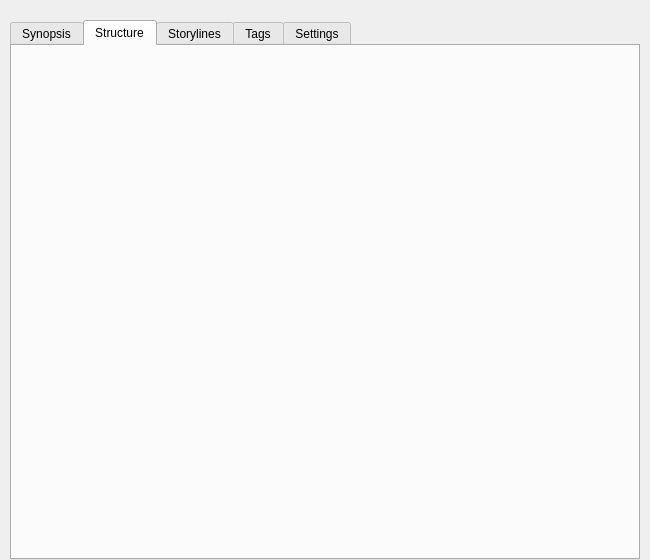
<?xml version="1.0" encoding="UTF-8"?>
<ui version="4.0">
 <class>NovelView</class>
 <widget class="QWidget" name="NovelView">
  <property name="geometry">
   <rect>
    <x>0</x>
    <y>0</y>
    <width>650</width>
    <height>560</height>
   </rect>
  </property>
  <property name="windowTitle">
   <string>Form</string>
  </property>
  <layout class="QVBoxLayout" name="verticalLayout">
   <property name="spacing">
    <number>0</number>
   </property>
   <property name="leftMargin">
    <number>10</number>
   </property>
   <property name="topMargin">
    <number>20</number>
   </property>
   <property name="rightMargin">
    <number>10</number>
   </property>
   <property name="bottomMargin">
    <number>0</number>
   </property>
   <item>
    <widget class="QTabWidget" name="tabWidget">
     <property name="currentIndex">
      <number>1</number>
     </property>
     <property name="centered" stdset="0">
      <bool>true</bool>
     </property>
     <property name="borderless" stdset="0">
      <bool>true</bool>
     </property>
     <widget class="QWidget" name="tabSynopsis">
      <property name="relaxed-white-bg" stdset="0">
       <bool>false</bool>
      </property>
      <property name="bg" stdset="0">
       <bool>true</bool>
      </property>
      <attribute name="title">
       <string>Synopsis</string>
      </attribute>
      <layout class="QVBoxLayout" name="verticalLayout_3">
       <property name="spacing">
        <number>12</number>
       </property>
       <property name="leftMargin">
        <number>0</number>
       </property>
       <property name="topMargin">
        <number>0</number>
       </property>
       <property name="rightMargin">
        <number>0</number>
       </property>
       <property name="bottomMargin">
        <number>0</number>
       </property>
       <item>
        <widget class="QWidget" name="widgetTitleParent" native="true">
         <layout class="QHBoxLayout" name="horizontalLayout">
          <property name="spacing">
           <number>0</number>
          </property>
          <property name="leftMargin">
           <number>9</number>
          </property>
          <property name="topMargin">
           <number>10</number>
          </property>
          <property name="bottomMargin">
           <number>0</number>
          </property>
          <item>
           <spacer name="horizontalSpacer_2">
            <property name="orientation">
             <enum>Qt::Horizontal</enum>
            </property>
            <property name="sizeType">
             <enum>QSizePolicy::Preferred</enum>
            </property>
            <property name="sizeHint" stdset="0">
             <size>
              <width>40</width>
              <height>20</height>
             </size>
            </property>
           </spacer>
          </item>
          <item>
           <widget class="QWidget" name="wdgTitle" native="true">
            <property name="sizePolicy">
             <sizepolicy hsizetype="MinimumExpanding" vsizetype="Preferred">
              <horstretch>0</horstretch>
              <verstretch>0</verstretch>
             </sizepolicy>
            </property>
            <property name="maximumSize">
             <size>
              <width>1000</width>
              <height>16777215</height>
             </size>
            </property>
            <property name="border-image" stdset="0">
             <bool>true</bool>
            </property>
            <layout class="QHBoxLayout" name="horizontalLayout_10">
             <property name="spacing">
              <number>0</number>
             </property>
             <property name="leftMargin">
              <number>20</number>
             </property>
             <property name="topMargin">
              <number>0</number>
             </property>
             <property name="rightMargin">
              <number>0</number>
             </property>
             <property name="bottomMargin">
              <number>0</number>
             </property>
             <item alignment="Qt::AlignHCenter">
              <widget class="QLabel" name="lblTitle">
               <property name="sizePolicy">
                <sizepolicy hsizetype="Expanding" vsizetype="Preferred">
                 <horstretch>0</horstretch>
                 <verstretch>0</verstretch>
                </sizepolicy>
               </property>
               <property name="text">
                <string>Title</string>
               </property>
               <property name="h2" stdset="0">
                <bool>true</bool>
               </property>
              </widget>
             </item>
             <item alignment="Qt::AlignTop">
              <widget class="QToolButton" name="btnEditNovel">
               <property name="cursor">
                <cursorShape>PointingHandCursor</cursorShape>
               </property>
               <property name="text">
                <string/>
               </property>
               <property name="transparent" stdset="0">
                <bool>true</bool>
               </property>
              </widget>
             </item>
            </layout>
           </widget>
          </item>
          <item>
           <spacer name="horizontalSpacer_3">
            <property name="orientation">
             <enum>Qt::Horizontal</enum>
            </property>
            <property name="sizeType">
             <enum>QSizePolicy::Preferred</enum>
            </property>
            <property name="sizeHint" stdset="0">
             <size>
              <width>40</width>
              <height>20</height>
             </size>
            </property>
           </spacer>
          </item>
         </layout>
        </widget>
       </item>
       <item>
        <widget class="QWidget" name="wdgAttributesParent" native="true">
         <layout class="QHBoxLayout" name="horizontalLayout_6">
          <property name="spacing">
           <number>3</number>
          </property>
          <property name="leftMargin">
           <number>2</number>
          </property>
          <property name="topMargin">
           <number>15</number>
          </property>
          <property name="rightMargin">
           <number>2</number>
          </property>
          <property name="bottomMargin">
           <number>2</number>
          </property>
          <item>
           <spacer name="horizontalSpacer_5">
            <property name="orientation">
             <enum>Qt::Horizontal</enum>
            </property>
            <property name="sizeType">
             <enum>QSizePolicy::Fixed</enum>
            </property>
            <property name="sizeHint" stdset="0">
             <size>
              <width>40</width>
              <height>20</height>
             </size>
            </property>
           </spacer>
          </item>
          <item>
           <widget class="QWidget" name="wdgSubtitleParent" native="true">
            <property name="maximumSize">
             <size>
              <width>1000</width>
              <height>16777215</height>
             </size>
            </property>
            <layout class="QHBoxLayout" name="horizontalLayout_7">
             <property name="spacing">
              <number>3</number>
             </property>
             <property name="leftMargin">
              <number>100</number>
             </property>
             <property name="topMargin">
              <number>2</number>
             </property>
             <property name="rightMargin">
              <number>100</number>
             </property>
             <property name="bottomMargin">
              <number>2</number>
             </property>
             <item>
              <spacer name="horizontalSpacer_6">
               <property name="orientation">
                <enum>Qt::Horizontal</enum>
               </property>
               <property name="sizeType">
                <enum>QSizePolicy::Fixed</enum>
               </property>
               <property name="sizeHint" stdset="0">
                <size>
                 <width>20</width>
                 <height>20</height>
                </size>
               </property>
              </spacer>
             </item>
             <item alignment="Qt::AlignHCenter|Qt::AlignVCenter">
              <widget class="QToolButton" name="btnPremiseIcon">
               <property name="text">
                <string/>
               </property>
               <property name="transparent" stdset="0">
                <bool>true</bool>
               </property>
              </widget>
             </item>
             <item>
              <widget class="AutoAdjustableTextEdit" name="textPremise">
               <property name="sizePolicy">
                <sizepolicy hsizetype="Expanding" vsizetype="Maximum">
                 <horstretch>0</horstretch>
                 <verstretch>0</verstretch>
                </sizepolicy>
               </property>
               <property name="verticalScrollBarPolicy">
                <enum>Qt::ScrollBarAlwaysOff</enum>
               </property>
               <property name="horizontalScrollBarPolicy">
                <enum>Qt::ScrollBarAlwaysOff</enum>
               </property>
               <property name="placeholderText">
                <string>Premise: encapsulate your story's core idea in 1-2 sentences</string>
               </property>
               <property name="transparent" stdset="0">
                <bool>true</bool>
               </property>
              </widget>
             </item>
            </layout>
           </widget>
          </item>
          <item>
           <spacer name="horizontalSpacer_7">
            <property name="orientation">
             <enum>Qt::Horizontal</enum>
            </property>
            <property name="sizeType">
             <enum>QSizePolicy::Fixed</enum>
            </property>
            <property name="sizeHint" stdset="0">
             <size>
              <width>40</width>
              <height>20</height>
             </size>
            </property>
           </spacer>
          </item>
         </layout>
        </widget>
       </item>
       <item>
        <layout class="QHBoxLayout" name="horizontalLayout_13">
         <property name="spacing">
          <number>3</number>
         </property>
         <item>
          <widget class="Subtitle" name="subtitleSynopsis" native="true">
           <property name="title" stdset="0">
            <string>Synopsis</string>
           </property>
           <property name="icon" stdset="0">
            <string>fa5s.scroll</string>
           </property>
          </widget>
         </item>
         <item alignment="Qt::AlignRight|Qt::AlignBottom">
          <widget class="WordsDisplay" name="lblSynopsisWords">
           <property name="text">
            <string/>
           </property>
          </widget>
         </item>
        </layout>
       </item>
       <item>
        <widget class="QWidget" name="widget_4" native="true">
         <property name="relaxed-white-bg" stdset="0">
          <bool>false</bool>
         </property>
         <property name="bg" stdset="0">
          <bool>true</bool>
         </property>
         <layout class="QHBoxLayout" name="horizontalLayout_5">
          <property name="spacing">
           <number>0</number>
          </property>
          <property name="leftMargin">
           <number>20</number>
          </property>
          <property name="topMargin">
           <number>0</number>
          </property>
          <property name="rightMargin">
           <number>0</number>
          </property>
          <property name="bottomMargin">
           <number>0</number>
          </property>
          <item>
           <widget class="DocumentTextEditor" name="textSynopsis" native="true"/>
          </item>
         </layout>
        </widget>
       </item>
      </layout>
     </widget>
     <widget class="QWidget" name="tabStructure">
      <attribute name="title">
       <string>Structure</string>
      </attribute>
      <layout class="QVBoxLayout" name="verticalLayout_13">
       <property name="spacing">
        <number>0</number>
       </property>
       <property name="leftMargin">
        <number>0</number>
       </property>
       <property name="topMargin">
        <number>10</number>
       </property>
       <property name="rightMargin">
        <number>0</number>
       </property>
       <property name="bottomMargin">
        <number>0</number>
       </property>
       <item>
        <widget class="StoryStructureEditor" name="wdgStructure" native="true"/>
       </item>
      </layout>
     </widget>
     <widget class="QWidget" name="tabPlot">
      <attribute name="title">
       <string>Storylines</string>
      </attribute>
      <layout class="QVBoxLayout" name="verticalLayout_12">
       <property name="spacing">
        <number>0</number>
       </property>
       <property name="leftMargin">
        <number>0</number>
       </property>
       <property name="topMargin">
        <number>10</number>
       </property>
       <property name="rightMargin">
        <number>0</number>
       </property>
       <property name="bottomMargin">
        <number>0</number>
       </property>
       <item>
        <widget class="QWidget" name="wdgPlotContainer" native="true">
         <layout class="QVBoxLayout" name="verticalLayout_9">
          <property name="spacing">
           <number>3</number>
          </property>
          <property name="leftMargin">
           <number>15</number>
          </property>
          <property name="topMargin">
           <number>2</number>
          </property>
          <property name="rightMargin">
           <number>2</number>
          </property>
          <property name="bottomMargin">
           <number>2</number>
          </property>
         </layout>
        </widget>
       </item>
      </layout>
     </widget>
     <widget class="QWidget" name="tabTags">
      <property name="relaxed-white-bg" stdset="0">
       <bool>true</bool>
      </property>
      <attribute name="title">
       <string>Tags</string>
      </attribute>
      <layout class="QVBoxLayout" name="verticalLayout_2">
       <property name="spacing">
        <number>0</number>
       </property>
       <property name="leftMargin">
        <number>0</number>
       </property>
       <property name="topMargin">
        <number>0</number>
       </property>
       <property name="rightMargin">
        <number>0</number>
       </property>
       <property name="bottomMargin">
        <number>0</number>
       </property>
       <item>
        <widget class="QScrollArea" name="scrollArea">
         <property name="frameShape">
          <enum>QFrame::NoFrame</enum>
         </property>
         <property name="widgetResizable">
          <bool>true</bool>
         </property>
         <property name="relaxed-white-bg" stdset="0">
          <bool>true</bool>
         </property>
         <widget class="TagsEditor" name="wdgTagsContainer">
          <property name="geometry">
           <rect>
            <x>0</x>
            <y>0</y>
            <width>626</width>
            <height>512</height>
           </rect>
          </property>
          <property name="sizePolicy">
           <sizepolicy hsizetype="Preferred" vsizetype="Expanding">
            <horstretch>0</horstretch>
            <verstretch>0</verstretch>
           </sizepolicy>
          </property>
          <property name="relaxed-white-bg" stdset="0">
           <bool>true</bool>
          </property>
         </widget>
        </widget>
       </item>
      </layout>
     </widget>
     <widget class="QWidget" name="tabSettings">
      <property name="relaxed-white-bg" stdset="0">
       <bool>true</bool>
      </property>
      <attribute name="title">
       <string>Settings</string>
      </attribute>
      <layout class="QHBoxLayout" name="horizontalLayout_2">
       <property name="spacing">
        <number>0</number>
       </property>
       <property name="leftMargin">
        <number>0</number>
       </property>
       <property name="topMargin">
        <number>0</number>
       </property>
       <property name="rightMargin">
        <number>0</number>
       </property>
       <property name="bottomMargin">
        <number>0</number>
       </property>
       <item>
        <spacer name="horizontalSpacer">
         <property name="orientation">
          <enum>Qt::Horizontal</enum>
         </property>
         <property name="sizeType">
          <enum>QSizePolicy::Preferred</enum>
         </property>
         <property name="sizeHint" stdset="0">
          <size>
           <width>40</width>
           <height>20</height>
          </size>
         </property>
        </spacer>
       </item>
       <item>
        <widget class="QScrollArea" name="scrollArea_2">
         <property name="sizePolicy">
          <sizepolicy hsizetype="MinimumExpanding" vsizetype="Expanding">
           <horstretch>0</horstretch>
           <verstretch>0</verstretch>
          </sizepolicy>
         </property>
         <property name="maximumSize">
          <size>
           <width>800</width>
           <height>16777215</height>
          </size>
         </property>
         <property name="frameShape">
          <enum>QFrame::NoFrame</enum>
         </property>
         <property name="lineWidth">
          <number>0</number>
         </property>
         <property name="widgetResizable">
          <bool>true</bool>
         </property>
         <widget class="QWidget" name="wdgSettings">
          <property name="geometry">
           <rect>
            <x>0</x>
            <y>0</y>
            <width>98</width>
            <height>31</height>
           </rect>
          </property>
          <property name="sizePolicy">
           <sizepolicy hsizetype="MinimumExpanding" vsizetype="Preferred">
            <horstretch>0</horstretch>
            <verstretch>0</verstretch>
           </sizepolicy>
          </property>
          <property name="maximumSize">
           <size>
            <width>800</width>
            <height>16777215</height>
           </size>
          </property>
          <property name="relaxed-white-bg" stdset="0">
           <bool>true</bool>
          </property>
          <layout class="QVBoxLayout" name="verticalLayout_4">
           <property name="spacing">
            <number>10</number>
           </property>
           <property name="leftMargin">
            <number>5</number>
           </property>
           <property name="topMargin">
            <number>25</number>
           </property>
           <property name="rightMargin">
            <number>6</number>
           </property>
           <property name="bottomMargin">
            <number>6</number>
           </property>
          </layout>
         </widget>
        </widget>
       </item>
       <item>
        <spacer name="horizontalSpacer_4">
         <property name="orientation">
          <enum>Qt::Horizontal</enum>
         </property>
         <property name="sizeType">
          <enum>QSizePolicy::Preferred</enum>
         </property>
         <property name="sizeHint" stdset="0">
          <size>
           <width>40</width>
           <height>20</height>
          </size>
         </property>
        </spacer>
       </item>
      </layout>
     </widget>
    </widget>
   </item>
  </layout>
 </widget>
 <customwidgets>
  <customwidget>
   <class>Subtitle</class>
   <extends>QWidget</extends>
   <header>plotlyst.view.widget.display</header>
   <container>1</container>
  </customwidget>
  <customwidget>
   <class>DocumentTextEditor</class>
   <extends>QWidget</extends>
   <header>plotlyst.view.widget.input</header>
  </customwidget>
  <customwidget>
   <class>WordsDisplay</class>
   <extends>QLabel</extends>
   <header>plotlyst.view.widget.display</header>
  </customwidget>
  <customwidget>
   <class>StoryStructureEditor</class>
   <extends>QWidget</extends>
   <header>plotlyst.view.widget.structure</header>
   <container>1</container>
  </customwidget>
  <customwidget>
   <class>TagsEditor</class>
   <extends>QWidget</extends>
   <header>plotlyst.view.widget.novel</header>
   <container>1</container>
  </customwidget>
  <customwidget>
   <class>AutoAdjustableTextEdit</class>
   <extends>QTextEdit</extends>
   <header>plotlyst.view.widget.input</header>
  </customwidget>
 </customwidgets>
 <resources/>
 <connections/>
</ui>
